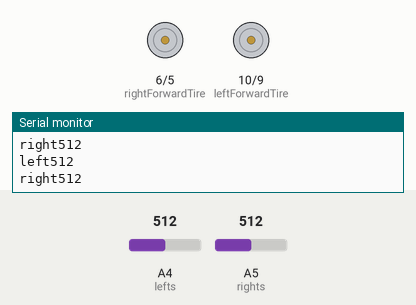
Recording of a sketch running on a simulated Arduino Uno, built with avr-gcc and run on an emulated ATmega328P. Shown: motor-driver pin pairs drawn as motors (green arrow = first pin HIGH = forward, orange = second pin HIGH = backward, longer = more drive), the last lines printed to the serial monitor. Inputs (shaded band) come from the test bench; at power-on: A4 (lefts) = 512, A5 (rights) = 512.

Above: at 1.2 s.
1.3 s: A4 (lefts) set to 408
4.3 s: A4 (lefts) set to 383
At 4.55 s:
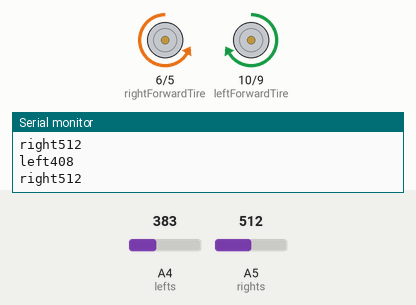
7.3 s: A5 (rights) set to 410
10.3 s: A5 (rights) set to 392
At 10.9 s:
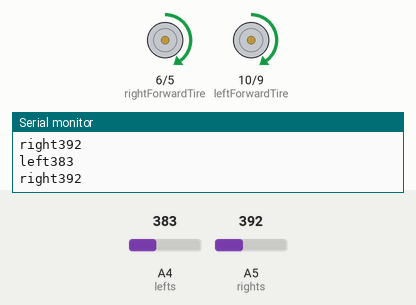
11.8 s: A4 (lefts) set to 410
At 12.08 s:
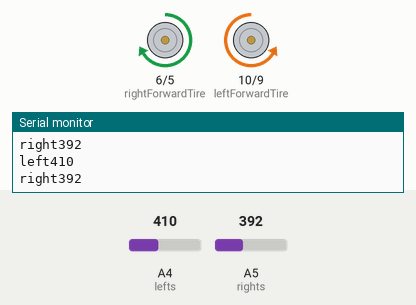
14.8 s: A5 (rights) set to 511
At 15.2 s:
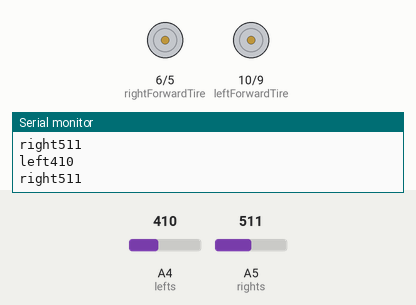
Timing chart, 0 to 17.3 s (numbered marks = the images above; inputs shaded):
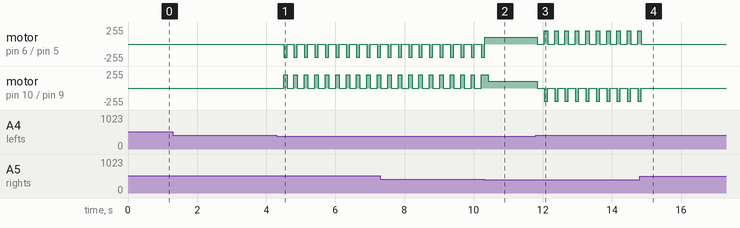

Measured:
- the behaviour switches between 401 and 400 on A4 (lefts) (found by bisection; images 0 and 1)
- the behaviour switches between 401 and 400 on A5 (rights) (found by bisection; images 1 and 2)
- after the input at 4.3 s, motor on pin 6 (rightForwardTire) / pin 5 (rightBackwardTire): alternates backward 200/255 for 0.10 s and stopped for 0.20 s, starting after 0.20 s; motor on pin 10 (leftForwardTire) / pin 9 (leftBackwardTire): alternates forward 200/255 for 0.10 s and stopped for 0.20 s, starting after 0.20 s
- after the input at 11.8 s, motor on pin 6 (rightForwardTire) / pin 5 (rightBackwardTire): alternates forward 200/255 for 0.10 s and stopped for 0.20 s, starting at once; motor on pin 10 (leftForwardTire) / pin 9 (leftBackwardTire): alternates backward 200/255 for 0.10 s and stopped for 0.20 s, starting at once
- after the input at 14.8 s, motor on pin 6 (rightForwardTire) / pin 5 (rightBackwardTire), motor on pin 10 (leftForwardTire) / pin 9 (leftBackwardTire): goes on until 14.8 s, then stays stopped

The sketch:

line_tracking_robot.ino
```cpp
#define leftForwardTire 10
#define leftBackwardTire 9
#define rightForwardTire 6
#define rightBackwardTire 5

#define lefts A4
#define rights A5

int Speed=100;
void setup() {
  pinMode(lefts,INPUT);
  pinMode(rights,INPUT);
  Serial.begin(9600);
}
void loop(){

 Serial.println("left"+String(analogRead(lefts)));
 Serial.println("right"+String(analogRead(rights)));


  //line detected by both
  if(analogRead(lefts)<=400 && analogRead(rights)<=400){
    //stop
    Stop();
  moveForward();
  delay(100);
  }
  //line detected by left sensor
  else if(analogRead(lefts)>=400 && analogRead(rights)<=400){
    //turn left
    Stop();
    delay(200);
    turnRight(200);
    delay(100);

  }
  //line detected by right sensor
  else if(analogRead(lefts)<=400 && analogRead(rights)>=400){
    //turn right
    Stop();
    delay(200);
    turnLeft(200);

   delay(100);
  }
  //line detected by none
  else {
    //stop
    Stop();
  }
}

/////////////////////////////////////////////////////////////////////////
void turnRight(int Speedn){
     analogWrite(leftForwardTire,0);
     analogWrite(rightForwardTire,Speedn);
     analogWrite(leftBackwardTire,Speedn);
     analogWrite(rightBackwardTire,0);

  }

 void turnLeft(int Speedn){
     analogWrite(leftForwardTire,Speedn);
     analogWrite(rightForwardTire,0);
     analogWrite(leftBackwardTire,0);
     analogWrite(rightBackwardTire,Speedn);

  }

 void Stop(){

     analogWrite(leftForwardTire,0);
     analogWrite(rightForwardTire,0);
     analogWrite(leftBackwardTire,0);
     analogWrite(rightBackwardTire,0);
  }
 void moveForward(){
     analogWrite(leftForwardTire,100);
     analogWrite(rightForwardTire,100);
     analogWrite(leftBackwardTire,0);
     analogWrite(rightBackwardTire,0);
  }
```
